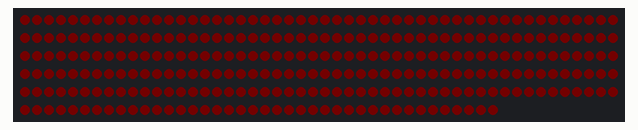
This sketch was run on a simulated Arduino Uno, built with avr-gcc and run on an emulated ATmega328P. Parts: 290 RGB LEDs in strip order, left to right, continuing on the next row. Dim RGB values are drawn brighter than linear.

Above: at 0.1 s.

The sketch:

led_final.ino
```cpp
#include "FastLED.h"

const int ledNumber = 290;
CRGB leds[ledNumber];

bool goUp = true;

const int maxBrightness = 180;
const int minBrightness = 50;

const int delayTime = 30;

void setup() {
  FastLED.addLeds<NEOPIXEL, 2>(leds, ledNumber);
}
void loop() {
  static uint8_t hue = 0;
  static uint8_t brightness = 0;
  delay(10);
  if (goUp) {
    FastLED.showColor(CHSV(hue, 255, brightness++));
    if (brightness == maxBrightness) {
      goUp = false;
    }
  }
  else {
    goUp = false;
    FastLED.showColor(CHSV(hue, 255, brightness--));
    if (brightness == minBrightness) {
      goUp = true;
    }
  }
  delay(delayTime);
}
```
